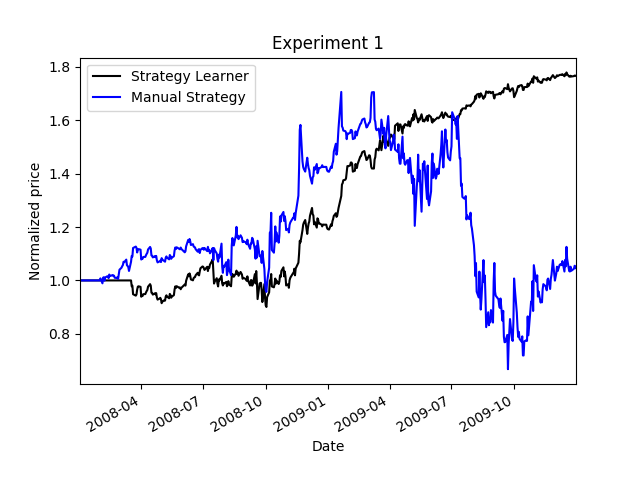

Source code (Python):
import os
# Xicheng Huang xhuang343
import matplotlib.pyplot as plt
from StrategyLearner import StrategyLearner
import marketsimcode as mkt
import datetime as dt
import ManualStrategy as ms
import pandas as pd

if os.getenv('DISPLAY') is None:
    plt.switch_backend('agg')

def save_or_show(plt, filename):
    if os.getenv('DISPLAY') is None:
        print "No $DISPLAY detected. Writing file '{}'".format(filename)
        plt.savefig(filename)
    else:
        plt.show()

def assess_performance(port_val, port_val_bm, gen_plot=False):
	cum_ret = port_val[-1]/port_val[0] - 1
	daily_returns = (port_val[1:] / port_val[:-1].values) - 1
	avg_daily_ret = daily_returns.mean()
	std_daily_ret = daily_returns.std()
	print "Volatility (stdev of daily returns):", std_daily_ret
	print "Average Daily Return:", avg_daily_ret
	print "Cumulative Return:", cum_ret
	print "End Value:", port_val[-1]

	cum_ret_bm = port_val_bm[-1]/port_val_bm[0] - 1
	daily_returns_bm = (port_val_bm[1:] / port_val_bm[:-1].values) - 1
	avg_daily_ret_bm = daily_returns_bm.mean()
	std_daily_ret_bm = daily_returns_bm.std()
	print "Benchmark Volatility (stdev of daily returns):", std_daily_ret_bm
	print "Benchmark Average Daily Return:", avg_daily_ret_bm
	print "Benchmark Cumulative Return:", cum_ret_bm
	print "Benchmark End Value:", port_val_bm[-1]
	if gen_plot:
		df_temp = pd.concat([port_val/port_val[0], port_val_bm/port_val_bm[0]], keys=['Strategy Learner', 'Manual Strategy'], axis=1)
		plot = df_temp.plot(title="Experiment 1", color=['Black', 'Blue'])
		plot.set_ylabel("Normalized price")
		plot.set_xlabel("Date")
		save_or_show(plt, 'experiment1.png')


if __name__=="__main__":
	learner = StrategyLearner()
	learner.addEvidence(symbol = "JPM", sd=dt.datetime(2008,1,1), ed=dt.datetime(2009,12,31), sv = 100000)
	df_trades = learner.testPolicy(symbol = "JPM", sd=dt.datetime(2008,1,1), ed=dt.datetime(2009,12,31), sv = 100000)
	port_val = mkt.compute_portvals(df_trades, list(df_trades)[0], dt.datetime(2008,1,1), dt.datetime(2009,12,31), 100000, 0.0, 0.0)
	df_trades_manual = ms.testPolicy(symbol = "JPM", sd=dt.datetime(2008,1,1), ed=dt.datetime(2009,12,31), sv = 100000)
	port_val_manual = mkt.compute_portvals(df_trades_manual, list(df_trades_manual)[0], dt.datetime(2008,1,1), dt.datetime(2009,12,31), 100000, 0.0, 0.0)
	assess_performance(port_val, port_val_manual, True)